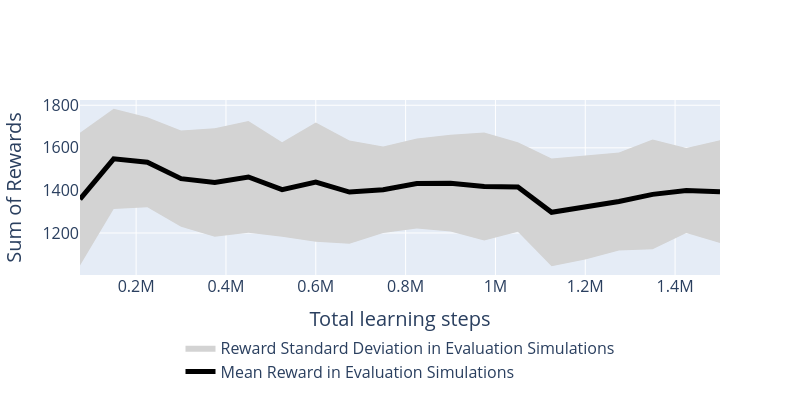
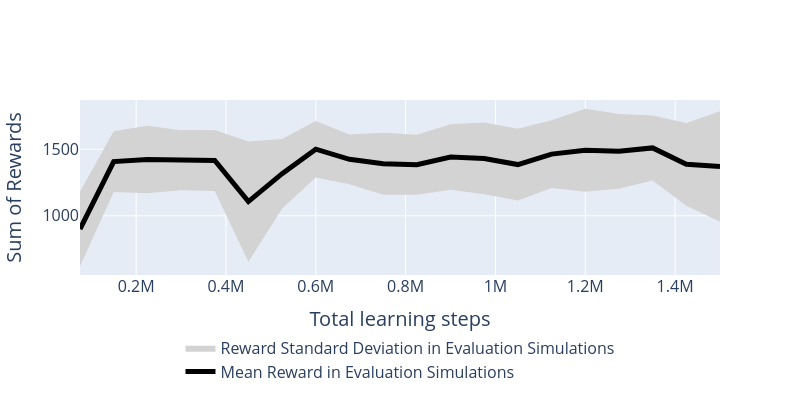
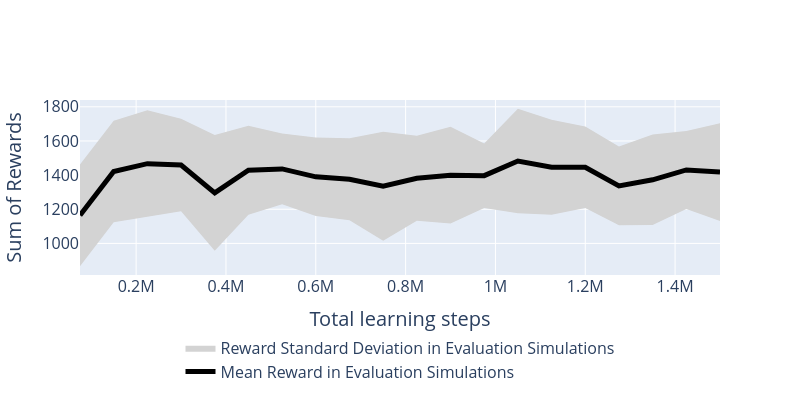
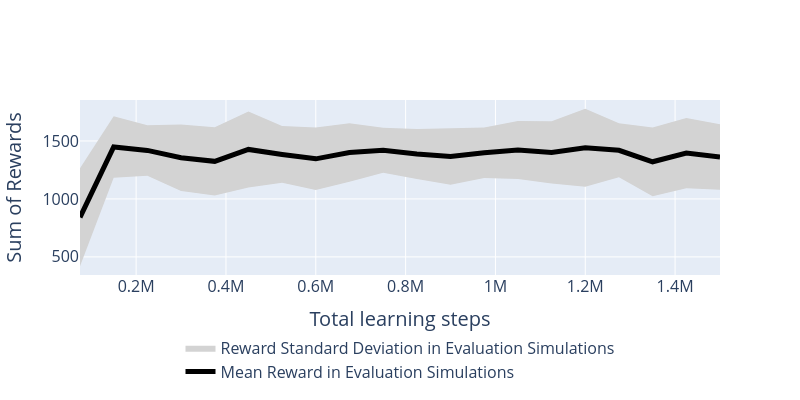

Source (notebook cell) for these figures, in order:
### Code cell
plot_evaluation_metrics(cd[:-2]+"0_" + "\\evaluations.npz")
plot_evaluation_metrics(cd[:-2]+"1_" + "\\evaluations.npz")
plot_evaluation_metrics(cd[:-2]+"2_" + "\\evaluations.npz")
plot_evaluation_metrics(cd[:-2]+"3_" + "\\evaluations.npz")
